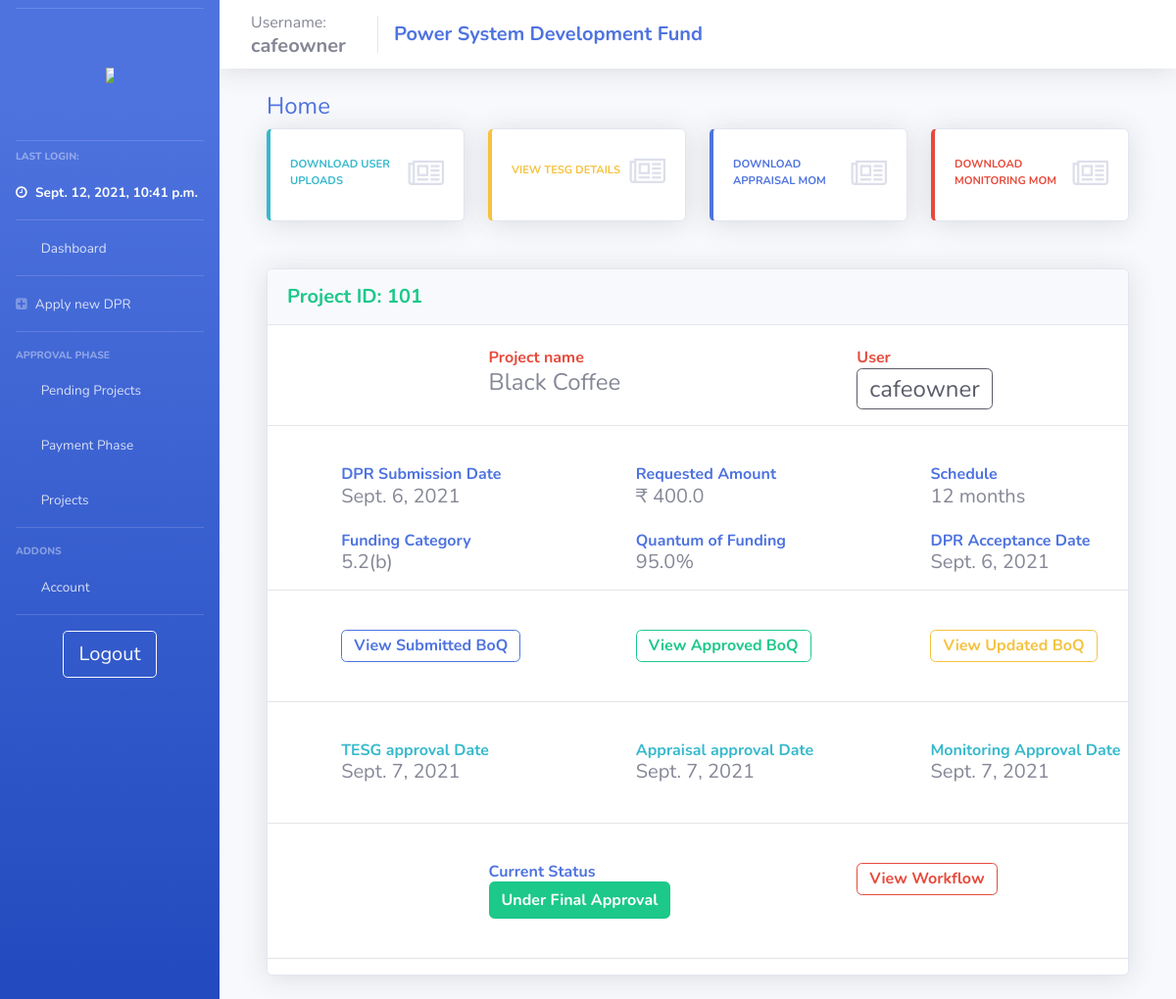
The page /user_project_details/4 (signed in) on the database as committed earlier.
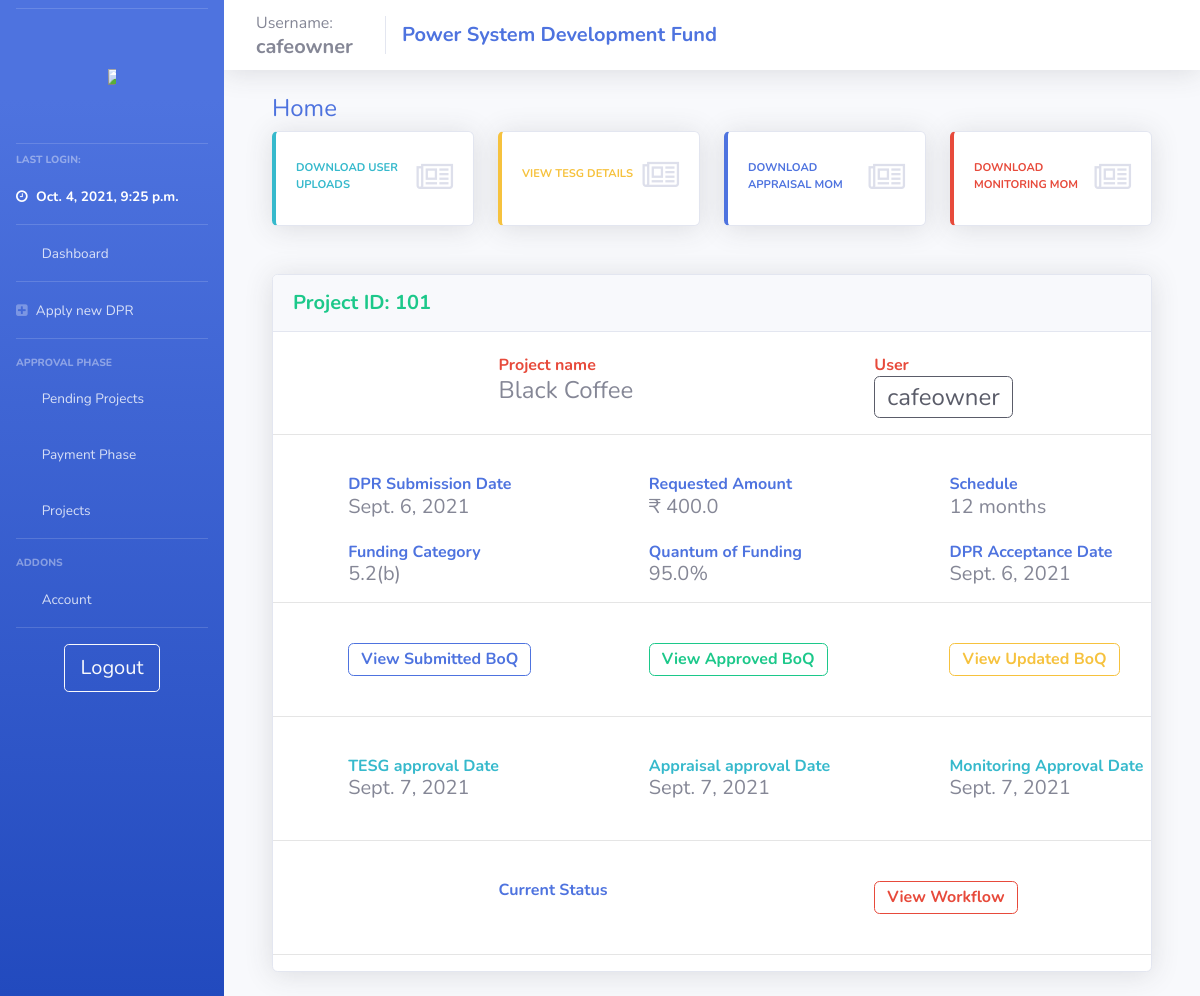
The same page on the database as committed later.
### psdf_main/models.py (models this page shows)
class users(models.Model):
    username = models.CharField(max_length=200, null = False, unique = True)
    password = models.CharField(max_length=200, null = True)
    nodal = models.CharField(max_length=200, null = True)
    region = models.CharField(max_length=20, null = True)
    email = models.TextField(max_length=50, null=True)
    utilname = models.CharField(max_length=400, null = True)
    contact = models.CharField(max_length=10, null = True)
    address = models.CharField(max_length=500, null = True)
    reqdate = models.DateField(auto_now_add=True,null = True)
    aprdate = models.DateField( null = True)
    lastlogin = models.DateTimeField(null = True)
    admin = models.BooleanField(default=False)
    auditor = models.BooleanField(default=False)
    active = models.BooleanField(default=False)
    activate = models.BooleanField(default=False)
    notification = models.TextField(null=True)
    tpd = models.TextField(null=True)

### psdf_main/user_control.py (the view)
# urls.py: path('user_project_details/<str:projid>', views.user_project_details, name = "user_project_details"),
def user_project_details(request, projid):
    context = full_user_context(request)
    context['proj'] = projects.objects.get(id = projid)
    if useronline(request) and context['proj'].userid.username == request.session['user']:
        context['proj'].workflow = context['proj'].workflow.split(']*[')[1:]
        context['tesgs'] = TESG_master.objects.filter(project = context['proj'])
        return render(request, 'psdf_main/_user_view_project.html', context)
    else:
        return oops(request)

### psdf_main/helpers.py (called while the page is built)
def useronline(request):
    if (request.session.has_key('user')):
        return True
    else:
        return False

### psdf_main/templates/psdf_main/_user_view_project.html (shortened to what the changed rows need)
{% extends 'psdf_main/includes/layout.html'%} {% load static %} {% block body %}
<div class="container-fluid">
    <br>
    <div class="row">
        <div class="col-lg-12">
            <div class="card shadow mb-4">
                <br>
                <hr><br>
                <br>
                <br>
                <br>
                <br>
                <br>
                <br>
                <div class="row">
                    <div class="col-md-3">
                        <h6 class="m-0 font-weight-bold text-primary">Current Status</h6>
                        {% if proj.deny %}
                        <button type="button" class="btn btn-danger btn-responsive" data-toggle="modal" data-target="#reject">
                            <h6 class="m-0 font-weight-bold">REJECTED</h6>
                        </button>
                        <div class="text-xs">Click to view details</div>
                        {%elif proj.status == '1' %}
                        <h5 class="m-0 font-weight-bold btn btn-dark">Under TESG</h5>
                        {% elif proj.status == '2' %}
                        <h5 class="m-0 font-weight-bold btn btn-warning">Under Appraisal</h5>
                        {% elif proj.status == '3' %}
                        <h5 class="m-0 font-weight-bold btn btn-info">Under Monitoring</h5>
                        {% elif proj.status == '4' %}
                        <h5 class="m-0 font-weight-bold btn btn-success">Under Final Approval</h5>
                        {% endif %}
                    </div>
                </div>
                <br>
            </div>
        </div>
    </div>
</div>
{% endblock %}

### psdf_main/templates/psdf_main/includes/layout.html (shortened to what this page needs)
{% load static %}
<!DOCTYPE html>
<html>
<head>
    <link rel="stylesheet" href="{% static '/css/base.css' %}" type="text/css">
    <link href="{% static 'css/sb-admin-2.min.css' %}" rel="stylesheet" type="text/css">
    <link href="{% static 'vendor1/fontawesome-free/css/all.css' %}" rel="stylesheet" type="text/css">
    <link rel="stylesheet" href="https://cdnjs.cloudflare.com/ajax/libs/font-awesome/4.7.0/css/font-awesome.min.css">
</head>
<body id="page-top">
    <div id="wrapper">
        {% include 'psdf_main/includes/_navbar.html'%}
        <div id="content-wrapper" class="d-flex flex-column">
            <nav class="navbar navbar-expand navbar-light bg-white topbar mb-4 static-top shadow">
                <div class="sidebar-brand-text mx-3">Username:
                    <h5 class="m-0 font-weight-bold">{{user.username}}</h5>
                </div>
                <div class="navbar-brand">
                    <h5 class="m-0 font-weight-bold text-primary">Power System Development Fund</h5>
                </div>
            </nav>
            <div id="content">
                <div class="container-fluid">
                    {% block body %} {% endblock %}
                </div>
            </div>
        </div>
    </div>
</body>
</html>

### psdf_main/templates/psdf_main/includes/_navbar.html (shortened to what this page needs)
{% load static %}
<ul class="navbar-nav bg-gradient-primary sidebar sidebar-dark accordion" id="accordionSidebar">
    <hr class="sidebar-divider my-2"><br>
    <a class="sidebar-brand d-flex align-items-center justify-content-center" href="{% url ''%}">
        <div class="">
            <img src="{% static 'images/posocologo.png' %}" style="max-width:50%; max-height:50%;">
        </div>
    </a>
    <br>
    <hr class="sidebar-divider my-2">
    <div class="sidebar-heading">
        Last Login:
    </div>
    <li class="nav-item active">
        <a class="nav-link" href="/">
            <i class="fa fa-clock-o"></i>
            <span>{{user.lastlogin}}</span></a>
    </li>
    <hr class="sidebar-divider my-0">
    <li class="nav-item">
        <a class="nav-link" href="{% url '' %}">
            <i class="fas fa-fw fa-tachometer-alt"></i>
            <span>Dashboard</span></a>
    </li>
    <hr class="sidebar-divider my-0">
    <li class="nav-item">
        <a class="nav-link" href="{% url 'newdpr' %}">
            <i class="fa fa-plus-square"></i>
            <span>Apply new DPR</span></a>
    </li>
    <hr class="sidebar-divider">
    <div class="sidebar-heading">
        Approval Phase
    </div>
    <li class="nav-item">
        <a class="nav-link collapsed" href="#" data-toggle="collapse" data-target="#collapseTwo" aria-expanded="true" aria-controls="collapseTwo">
            <i class="fas fa-fw fa-cog"></i>
            <span>Pending Projects</span>
        </a>
    </li>
    <li class="nav-item">
        <a class="nav-link collapsed" href="#" data-toggle="collapse" data-target="#collapseThree" aria-expanded="true" aria-controls="collapseThree">
            <i class="fas fa-fw fa-bank"></i>
            <span>Payment Phase</span>
        </a>
    </li>
    <li class="nav-item">
        <a class="nav-link collapsed" href="#" data-toggle="collapse" data-target="#collapseUtilities" aria-expanded="true" aria-controls="collapseUtilities">
            <i class="fas fa-fw fa-wrench"></i>
            <span>Projects</span>
        </a>
    </li>
    <hr class="sidebar-divider">
    <div class="sidebar-heading">
        Addons
    </div>
    <li class="nav-item">
        <a class="nav-link collapsed" href="#" data-toggle="collapse" data-target="#collapsePages" aria-expanded="true" aria-controls="collapsePages">
            <i class="fas fa-fw fa-folder"></i>
            <span>Account</span>
        </a>
    </li>
    <hr class="sidebar-divider d-none d-md-block">
    <div class="text-center d-none d-md-inline">
        <a class="btn btn-lg btn-outline-light btn-wrap-text" href="{% url 'logout' %}"> Logout</a>
    </div>
</ul>

Rows that differ between the two databases and show on the page:
changed users "cafeowner": lastlogin "Sept. 12, 2021, 10:41 p.m." → "Oct. 4, 2021, 9:25 p.m."
changed projects "Black Coffee": status "4" → "5" (drawn)
Other text that changed with them:
text no longer shown: "Under Final Approval"
